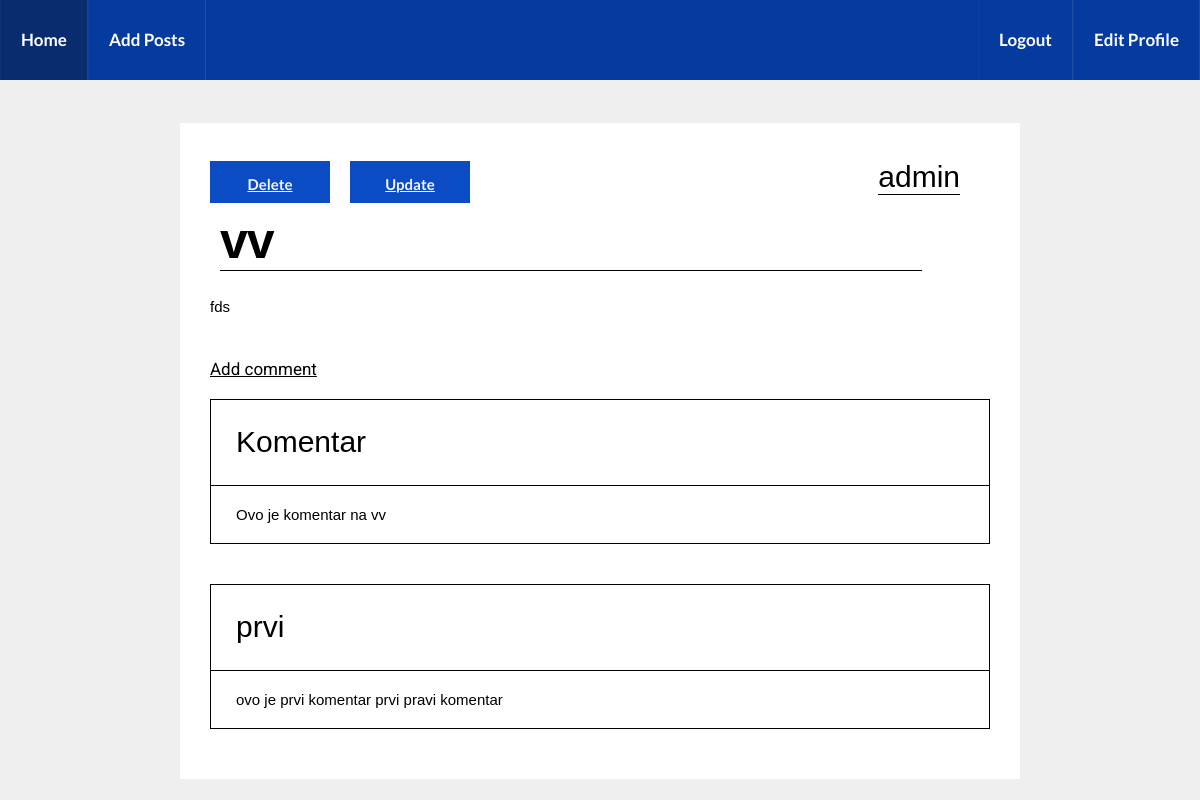
Screenshot of /post/3 (signed in) with the database file from the repository.
### leetBlog/models.py (models this page shows, shortened)
class Post(models.Model):
    title = models.CharField(max_length=255)
    author = models.ForeignKey(User,on_delete=models.CASCADE)
    content = models.TextField()

class Comments(models.Model):
    post = models.ForeignKey(Post,related_name='comments',on_delete=models.CASCADE)
    name = models.CharField(max_length=10)
    comment = models.TextField(max_length=100)

### leetBlog/views.py (the view)
# urls.py: path('post/<int:pk>' ,PostView.as_view() ,name ='post' ),
class PostView(DetailView):
    model = Post
    template_name = 'postview.html'

### leetBlog/templates/postview.html
{% extends 'base.html' %}
{% block content%}
    <br/><br/>
    <div class="inner">
        <div class="post">
                {% if user.is_authenticated %}
                {% if user.id == post.author.id %}
                 <div class="post__header">
                    <a class='button' href="{% url 'delete' post.pk %}">Delete</a> <a class='button' href="{%url 'update' post.pk%}">Update</a>
                    <p class='author__header'>{{post.author}} </p>
             </div>
                {% endif %}
        <h1 class='title title--detail'>{{post.title}}</h1>
        <br/>
        <p class='content'>{{post.content}}</p>
        {% if not post.comments.all  %}
            <h1>Comments...</h1>
            <a class='link' href="{% url 'comment' post.pk %}">Add comment</a>
        {% else %}
            <a class='link' href="{% url 'comment' post.pk %}">Add comment</a>
            {% for comment in post.comments.all %}
                <div class="comment">
                    <div class="comment__header">
                        <p class='comment__name'>{{comment.name}}</p>
                    </div>
                    <p class='comment__comment'>{{comment.comment}}</p>
                </div>
            {% endfor %}
        {% endif %}
    {% else %}
        <h1>you must login</h1>
    {% endif %}
    </div>
    </div>
{% endblock %}

### leetBlog/static/leetBlog/css/partials/_inner.css (style rules this page uses)
html { font-size: 10px; margin: 0; padding: 0; }
body { background: #efefef; margin: 0; padding: 0; width: 100%; min-height: 100vh; }
.inner { max-width: 70%; margin: 0 auto; }

### leetBlog/static/leetBlog/css/partials/_forms.css (style rules this page uses)
a.button { margin-top: 2rem; border: 0; color: white; font-family: 'Lato', sans-serif; font-weight: 600; font-size: 1.5rem; width: 12rem; padding: 1.5rem 2rem 2rem; margin-top: 2rem; margin-right: 2rem; color: whitesmoke; background: rgb(11, 76, 196); cursor: pointer; display: flex; align-items: center; justify-content: center; }

### leetBlog/static/leetBlog/css/partials/_headers.css (style rules this page uses)
h1, h2, h3, h4, h5, h6 { font-size: 4.5rem; font-family: sans-serif; font-weight: 700; letter-spacing: -1px; }

### leetBlog/static/leetBlog/css/partials/_posts.css (style rules this page uses)
.title { padding-top: 1rem; width: 90%; color: black; position: relative; margin: 0; margin-left: 1rem; font-size: 3rem; z-index: 1; display: flex; justify-content: flex-start; border-bottom: 1px solid black; }

### leetBlog/static/leetBlog/css/partials/_post.css (style rules this page uses)
.post { width: 100%; display: flex; flex-direction: column; justify-content: center; background-color: white; padding: 3rem; margin: 2rem 0; }
.post__header { height: 5rem; position: relative; overflow: hidden; display: flex; justify-content: flex-start; align-items: center; }
.author__header { font-size: 3rem; margin-left: auto; margin-right: 3rem; border-bottom: 1px solid black; }
.title--detail { font-size: 5rem; }
.content { font-size: 1.5rem; padding-bottom: 2rem; }
a.link { display: block; font-size: 1.7rem; font-family: 'Roboto', sans-serif; color: rgba(0, 0, 0); margin-top: 1rem; }
.comment { position: relative; border: 1px solid black; margin: 2rem 0; width: 100%; }
.comment__header { position: relative; min-width: 100%; border-bottom: 1px solid black; }
.comment__name { font-size: 3rem; margin: 1.5rem 0.5rem; padding: 1rem 2rem; font-weight: 500; }
.comment__comment { font-size: 1.5rem; padding: 1rem 2rem; margin: 1rem 0.5rem; }

### rows the page displays
Post: author "admin", title "vv", content "fds"
Comments: name "Komentar", comment "Ovo je komentar na vv"
Comments: name "prvi", comment "ovo je prvi komentar prvi pravi komentar"
